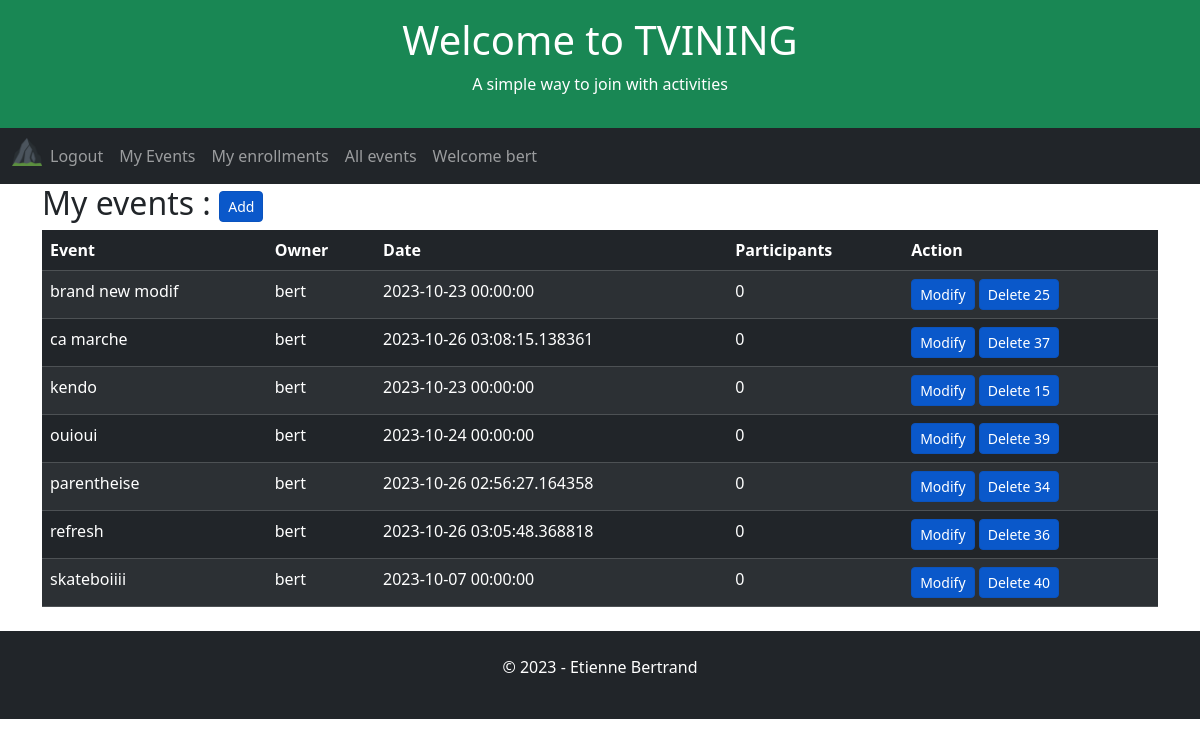
Screenshot of /user-events (signed in) with the database file from the repository.
### app/models.py (models this page shows, shortened)
class User(UserMixin, db.Model):
    id = db.Column(db.Integer, primary_key=True)
    username = db.Column(db.String(64), index=True, unique=True)
    email = db.Column(db.String(120), index=True, unique=True)
    password_hash = db.Column(db.String(128))

class Event(db.Model):
    id = db.Column(db.Integer, primary_key=True)
    user_id = db.Column(db.Integer, db.ForeignKey('user.id', name='fk_event_user'), nullable=False)
    title = db.Column(db.String(255), nullable=False)
    date = db.Column(db.DateTime, index=True, default=datetime.utcnow)

### app/routes.py (the view)
@app.route('/user-events', methods=['GET', 'POST', 'UPDATE'])
@login_required
def userEvents():
    global appName, appSlogan, appTitle, db
    user_id = current_user.id
    userEvents = db.session.query(
        Event.user_id,
        Event.id,
        User.username.label("owner"),
        Event.date,
        Event.title,
        func.count(Enrollment.user_id).label('participants')
    ).outerjoin(User, Event.user_id == User.id
    ).outerjoin(Enrollment, Event.id == Enrollment.event_id
    ).filter(
        Event.user_id == user_id
    ).group_by(
        Event.user_id,
        Event.date,
        Event.title
    ).order_by(
         func.count(Enrollment.user_id).label('participants').desc(),
         Event.title
    ).all()
    return render_template(
        'user-events.html',
        appName=appName,
        appTitle=appTitle,
        appSlogan=appSlogan,
        userEvents=userEvents
    )

### app/models.py (called while the page is built)
@login.user_loader
def load_user(id):
    return User.query.get(int(id))

### app/templates/user-events.html (shortened to what this page needs)
{% extends "home.html" %}
{% block content %}
    <h2>My events : <a href="{{ url_for('event') }}" class="btn btn-primary btn-sm active" role="button" aria-pressed="true">Add</a></h2>
        <table class="table table-dark table-hover table-striped">
            <thead>
            <tr>
                <th>Event</th>
                <th>Owner</th>
                <th>Date</th>
                <th>Participants</th>
                <th>Action</th>
            </tr>
            </thead>
            <tbody>
                {% for event in userEvents %}
                    <tr>
                        <td>{{ event.title }}</td>
                        <td>{{ event.owner }}</td>
                        <td>{{ event.date }}</td>
                        {% if event.participants > 0 %}
                        <td><a href="{{ url_for('eventEnrollments') }}/{{event.id}}" aria-pressed="true">{{ event.participants }}</a></td>
                        {% else %}
                        <td>{{ event.participants }}</td>
                    {% endif %}
                        <td>
                            <a href="{{ url_for('event') }}/{{event.id}}" class="btn btn-primary btn-sm active" role="button" aria-pressed="true">Modify</a>
                            <a href="{{ url_for('event') }}" class="btn btn-primary btn-sm active" role="button" aria-pressed="true" data-bs-toggle="modal" data-bs-target="#exampleModal" data-bs-whatever="{{event.id}}" >Delete {{ event.id }}</a>
                        </td>
                    </tr>
                {% endfor %}
            </tbody>
        </table>
{% endblock %}

### app/templates/home.html (shortened to what this page needs)
<!DOCTYPE html>
<html lang="en">
<head>
    <link href="https://cdn.jsdelivr.net/npm/bootstrap@5.3.2/dist/css/bootstrap.min.css" rel="stylesheet">
</head>
<body>
    <div class="p-3 bg-success text-white text-center">
    {% if appTitle %}
        <h1>{{ appTitle }}</h1>
        {% else %}
        <h1>hard coded appTitle xyz</h1>
    {% endif %}
    {% if appSlogan %}
        <p>{{ appSlogan }}</p>
        {% else %}
        <p>hard coded appSlogan xyz</p>
    {% endif %}
    </div>
    <nav class="navbar navbar-expand-lg bg-dark navbar-dark">
        <div class="container-fluid">
            <div class="collapse navbar-collapse" id="navbarNav">
            <ul class="navbar-nav">
                <li class="nav-item">
                    <a class="nav-brand" href="{{ url_for('index') }}">
                        <img src="{{ url_for('static', filename='/favicon_io/favicon-32x32.png') }}" width="30" height="30" alt="">
                    </a>
                </li>
                {% if current_user.is_anonymous %}
                <li class="nav-item">
                <a class="nav-link" href="{{ url_for('login') }}">Login</a>
                </li>
                <li class="nav-item">
                    <a class="nav-link" href="{{ url_for('register') }}">Subscribe</a>
                </li>
                {% else %}
                <li class="nav-item">
                    <a class="nav-link" href="{{ url_for('logout') }}">Logout</a>
                </li>
                <li class="nav-item">
                    <a class="nav-link" href="{{ url_for('userEvents') }}">My Events</a>
                </li>
                <li class="nav-item">
                    <a class="nav-link" href="{{ url_for('userEnrollments') }}">My enrollments</a>
                <li class="nav-item">
                    <a class="nav-link" href="{{ url_for('allEvents') }}">All events</a>
                </li>
                <li class="nav-item">
                    <a class="nav-link" href="{{ url_for('index') }}">Welcome {{ current_user.username }}</a>
                </li>
                {% endif %}
            </ul>
            </div>
        </div>
    </nav>
    <div class="container">
        {% block content %}{% endblock %}
    </div>
    <div class="mt-4 p-4 bg-dark text-white text-center">
    <p>© 2023 - Etienne Bertrand</p>
    </div>
</body>
</html>

### rows the page displays
User: username "bert"
Event: title "brand new modif", owner "bert", date "2023-10-23 00:00:00", participants "0", id "25"
Event: title "ca marche", owner "bert", date "2023-10-26 03:08:15.138361", participants "0", id "37"
Event: title "kendo", owner "bert", date "2023-10-23 00:00:00", participants "0", id "15"
Event: title "ouioui", owner "bert", date "2023-10-24 00:00:00", participants "0", id "39"
Event: title "parentheise", owner "bert", date "2023-10-26 02:56:27.164358", participants "0", id "34"
Event: title "refresh", owner "bert", date "2023-10-26 03:05:48.368818", participants "0", id "36"
Event: title "skateboiiii", owner "bert", date "2023-10-07 00:00:00", participants "0", id "40"

### other values shown
{{ appTitle }} "Welcome to TVINING"
{{ appSlogan }} "A simple way to join with activities"
